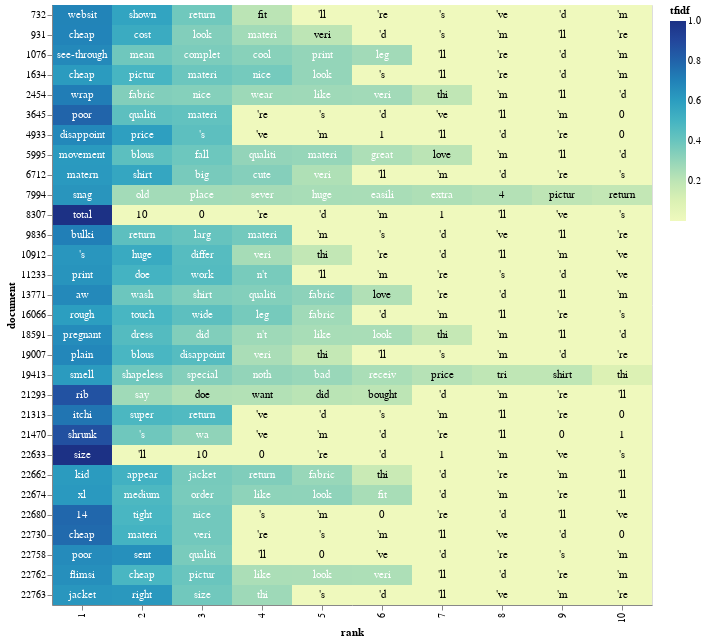

Here is the notebook cell this chart was saved with:
### Markdown cell above
Computed TF-IDF, I select the worst and the best reviews and, for the first 30 reviews, I show their words, and their TF-IDF

### Code cell
df1 = df_idf.loc[df.Cons_rating==1]
df1=df1.loc[df1.max(axis=1)>=0.6]
df11=df1.iloc[0:30,:]

tfidf_df1 = df11.stack().reset_index()
tfidf_df1 = tfidf_df1.rename(columns={0:'tfidf', 'level_0': 'document','level_1': 'term', 'level_2': 'term'})
top_tfidf1 = tfidf_df1.sort_values(by=['document','tfidf'], ascending=[True,False]).groupby(['document']).head(10)

# adding a little randomness to break ties in term ranking
top_tfidf_plusRand = top_tfidf1.copy()
top_tfidf_plusRand['tfidf'] = top_tfidf_plusRand['tfidf'] + np.random.rand(top_tfidf1.shape[0])*0.000001

# base for all visualizations, with rank calculation
base = alt.Chart(top_tfidf_plusRand).encode(
    x = 'rank:O',
    y = 'document:N'
).transform_window(
    rank = "rank()",
    sort = [alt.SortField("tfidf", order="descending")],
    groupby = ["document"],
)

# heatmap specification
heatmap = base.mark_rect().encode(
    color = 'tfidf:Q'
)


# text labels, white for darker heatmap colors
text = base.mark_text(baseline='middle').encode(
    text = 'term:N',
    color = alt.condition(alt.datum.tfidf >= 0.23, alt.value('white'), alt.value('black'))
)

# display the three superimposed visualizations
(heatmap + text).properties(width = 600)

### Figure 1 — Vega-Lite specification as saved in the notebook (floating-point values rounded to 4 significant figures; data arrays with more than 128 entries replaced by an {"elided": "..."} marker saying what was removed)
{"config": {"view": {"continuousWidth": 300, "continuousHeight": 300}}, "layer": [{"mark": {"type": "rect"}, "encoding": {"color": {"field": "tfidf", "type": "quantitative"}, "x": {"field": "rank", "type": "ordinal"}, "y": {"field": "document", "type": "nominal"}}, "transform": [{"window": [{"op": "rank", "field": "", "as": "rank"}], "groupby": ["document"], "sort": [{"field": "tfidf", "order": "descending"}]}]}, {"mark": {"type": "text", "baseline": "middle"}, "encoding": {"color": {"condition": {"test": "(datum.tfidf >= 0.23)", "value": "white"}, "value": "black"}, "text": {"field": "term", "type": "nominal"}, "x": {"field": "rank", "type": "ordinal"}, "y": {"field": "document", "type": "nominal"}}, "transform": [{"window": [{"op": "rank", "field": "", "as": "rank"}], "groupby": ["document"], "sort": [{"field": "tfidf", "order": "descending"}]}]}], "data": {"name": "data-e9df74f0f0d02179dc48adc39352907c"}, "width": 600, "$schema": "https://vega.github.io/schema/vega-lite/v5.14.1.json", "datasets": {"data-e9df74f0f0d02179dc48adc39352907c": {"elided": "300 records"}}}
